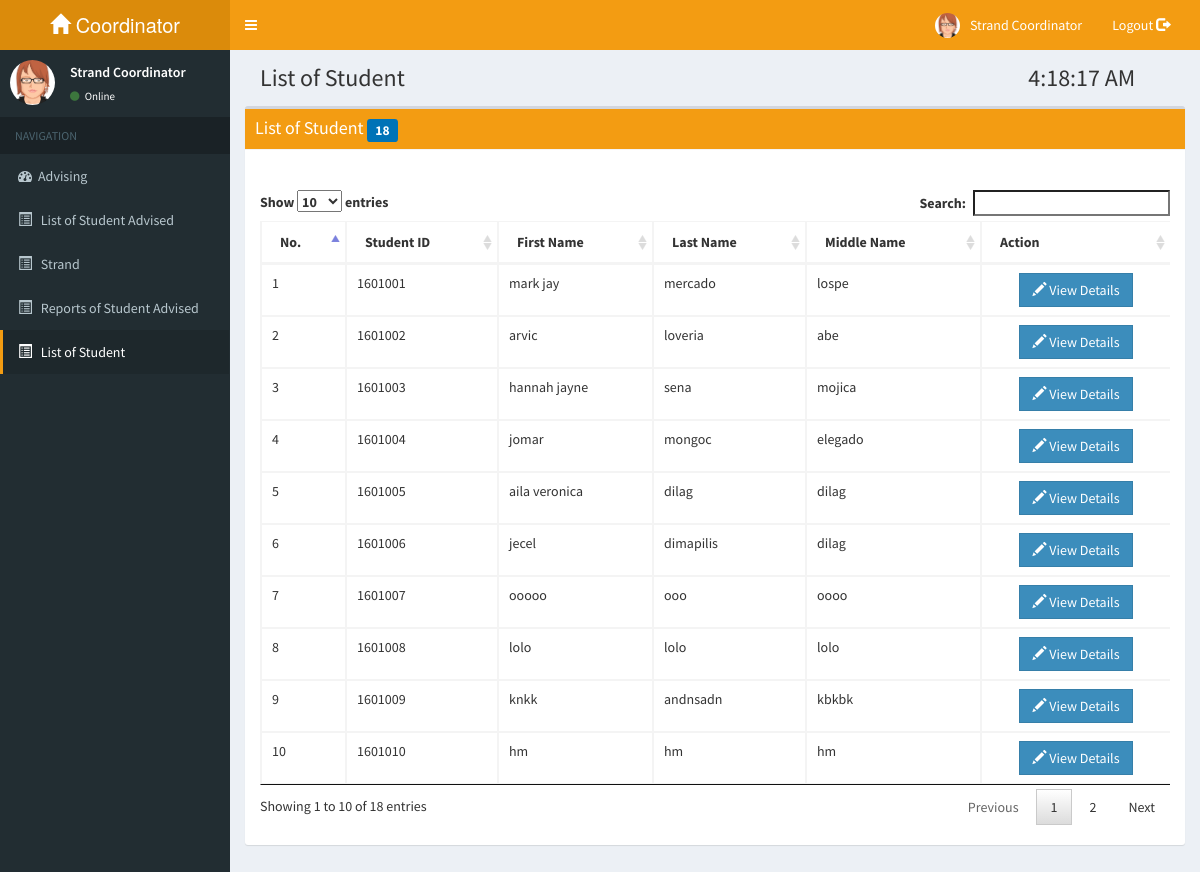
Page /coordinator/pages/list_of_student.php (signed in) on the committed database.
### tables this page shows
CREATE TABLE `tblapplicant` (
  `appid` int(10) NOT NULL,
  `shs_id` varchar(30) NOT NULL,
  `lrn_no` varchar(30) NOT NULL,
  `lname` varchar(50) NOT NULL,
  `fname` varchar(50) NOT NULL,
  `mname` varchar(50) NOT NULL,
  `gender` varchar(30) NOT NULL,
  `bday` varchar(30) NOT NULL,
  `age` int(10) NOT NULL,
  `street` varchar(50) NOT NULL,
  `city` varchar(50) NOT NULL,
  `province` varchar(50) NOT NULL,
  `contact` varchar(50) NOT NULL,
  `school` varchar(100) NOT NULL,
  `school_type` varchar(50) NOT NULL,
  `guardian` varchar(50) NOT NULL,
  `gcontact` varchar(50) NOT NULL,
  `date` varchar(50) NOT NULL,
  `status` int(11) NOT NULL
);

### coordinator/pages/list_of_student.php (the view, shortened to what this page needs)
<?php 	include "../templates/templates.php";
		include "connect.php";
        headertemplate('Student | Registrar'); ?>
  <body class="skin-yellow">
    <div class="wrapper">
      <div class="content-wrapper">
        <section class="content-header">
          <h1 class="col-md-10">
            List of Student
		  <h1>
            <?php include('time.php');
			$res=mysqli_query($con,"select * from tblapplicant WHERE shs_id != ''");
			$num_res = mysqli_num_rows($res);
			$a = 1;
			?>
          </h1>
        </section>
       <section class="content">
        <div class="box">
            <div class="box-header with-border" style="background-color: #f39c12; color:white;">
				<h3 class="box-title">List of Student <small class="label bg-blue" id="num_app"> <?php echo $num_res;?></small></h3>
            </div>
            <br/><br/>
			<div class="container-fluid">
				<div class="table-responsive">
				  <table id="applicantschedule" class="table table-bordered table-hover">
					<thead>
						<th>No.</th>
						<th>Student ID</th>
						<th>First Name</th>
						<th>Last Name</th>
						<th>Middle Name</th>
						<th>Action</th>
					</thead>
					<tbody>
						<?php
						while($row=mysqli_fetch_array($res)){
						?>
							<tr>
								<td><?php echo $a;?></td>
								<td><?php echo $row['shs_id'];?></td>
								<td><?php echo $row['fname'];?></td>
								<td><?php echo $row['lname'];?></td>
								<td><?php echo $row['mname'];?></td>
								<td><center><a class="btn btn-flat btn-primary" href="student_details.php?shsid=<?php echo $row['shs_id'];?>"
									data-toggle="tooltip" title="View Information"><i class="glyphicon glyphicon-pencil"></i> View Details</a></center></td>
							</tr>
						<?php
						$a++;
						}
						?>
					</tbody>
				  </table><br/>
				</div>
            </div>
          </div>
       </section>
      </div>
  </body>
</html>

### rows in the picture
tblapplicant: shs "1601001", fname "mark jay", lname "mercado", mname "lospe"
tblapplicant: shs "1601002", fname "arvic", lname "loveria", mname "abe"
tblapplicant: shs "1601003", fname "hannah jayne", lname "sena", mname "mojica"
tblapplicant: shs "1601004", fname "jomar", lname "mongoc", mname "elegado"
tblapplicant: shs "1601005", fname "aila veronica", lname "dilag", mname "dilag"
tblapplicant: shs "1601006", fname "jecel", lname "dimapilis", mname "dilag"
tblapplicant: shs "1601007", fname "ooooo", lname "ooo", mname "oooo"
tblapplicant: shs "1601008", fname "lolo", lname "lolo", mname "lolo"
tblapplicant: shs "1601009", fname "knkk", lname "andnsadn", mname "kbkbk"
tblapplicant: shs "1601010", fname "hm", lname "hm", mname "hm"

### other values in the picture
$num_res "18"
